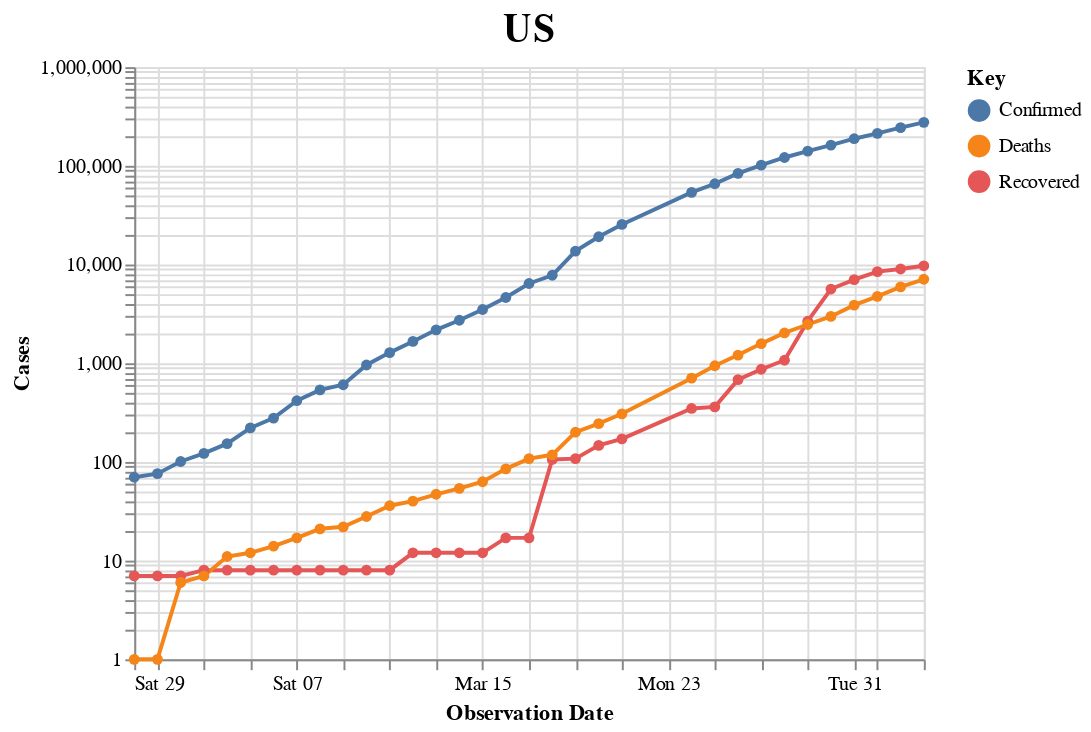

Notebook source saved alongside this figure:
### Code cell
#Logarithmic line graph

americalog = alt.Chart(data=country_data, width=400, height=300).transform_fold(
        ['Confirmed', 'Recovered', 'Deaths'],
        as_=['Key','Cases']
    ).transform_filter(
        (alt.datum['Recovered'] > 0) & alt.datum['Deaths'] > 0
    ).mark_line(point=True).encode(
        alt.X('ObservationDate', type='temporal', title="Observation Date"),
        alt.Y('Cases:Q', type='quantitative', title='Cases', scale=alt.Scale(type='log', base=10)),
        color='Key:N',
        tooltip=['ObservationDate:T','Key:N','Cases:Q']
    ).properties(
        title="US"
    )

americalog.save('americalog.html')

americalog

### Figure 1 — Vega-Lite specification as saved in the notebook (floating-point values rounded to 4 significant figures)
{"config": {"title": {"font": "Calibri", "fontSize": 20}, "axis": {"labelFont": "Calibri", "titleFont": "Calibri", "fontSize": 16}, "header": {"labelFont": "Calibri", "titleFont": "Calibri", "fontSize": 16}, "legend": {"labelFont": "Calibri", "titleFont": "Calibri", "fontSize": 16}}, "data": {"name": "data-2c47b7e3411fc23a4251edca920655b6"}, "mark": {"type": "line", "point": true}, "encoding": {"color": {"type": "nominal", "field": "Key"}, "tooltip": [{"type": "temporal", "field": "ObservationDate"}, {"type": "nominal", "field": "Key"}, {"type": "quantitative", "field": "Cases"}], "x": {"type": "temporal", "field": "ObservationDate", "title": "Observation Date"}, "y": {"type": "quantitative", "field": "Cases", "scale": {"base": 10, "type": "log"}, "title": "Cases"}}, "height": 300, "title": "US", "transform": [{"fold": ["Confirmed", "Recovered", "Deaths"], "as": ["Key", "Cases"]}, {"filter": "(((datum['Recovered'] > 0) && datum['Deaths']) > 0)"}], "width": 400, "$schema": "https://vega.github.io/schema/vega-lite/v4.0.2.json", "datasets": {"data-2c47b7e3411fc23a4251edca920655b6": [{"ObservationDate": "01/22/2020", "Confirmed": 1.0, "Deaths": 0.0, "Recovered": 0.0, "Confirmed_diff": null, "Deaths_diff": null, "Recovered_diff": null}, {"ObservationDate": "01/23/2020", "Confirmed": 1.0, "Deaths": 0.0, "Recovered": 0.0, "Confirmed_diff": 0.0, "Deaths_diff": 0.0, "Recovered_diff": 0.0}, {"ObservationDate": "01/24/2020", "Confirmed": 2.0, "Deaths": 0.0, "Recovered": 0.0, "Confirmed_diff": 1.0, "Deaths_diff": 0.0, "Recovered_diff": 0.0}, {"ObservationDate": "01/25/2020", "Confirmed": 2.0, "Deaths": 0.0, "Recovered": 0.0, "Confirmed_diff": 0.0, "Deaths_diff": 0.0, "Recovered_diff": 0.0}, {"ObservationDate": "01/26/2020", "Confirmed": 5.0, "Deaths": 0.0, "Recovered": 0.0, "Confirmed_diff": 3.0, "Deaths_diff": 0.0, "Recovered_diff": 0.0}, {"ObservationDate": "01/27/2020", "Confirmed": 5.0, "Deaths": 0.0, "Recovered": 0.0, "Confirmed_diff": 0.0, "Deaths_diff": 0.0, "Recovered_diff": 0.0}, {"ObservationDate": "01/28/2020", "Confirmed": 5.0, "Deaths": 0.0, "Recovered": 0.0, "Confirmed_diff": 0.0, "Deaths_diff": 0.0, "Recovered_diff": 0.0}, {"ObservationDate": "01/29/2020", "Confirmed": 5.0, "Deaths": 0.0, "Recovered": 0.0, "Confirmed_diff": 0.0, "Deaths_diff": 0.0, "Recovered_diff": 0.0}, {"ObservationDate": "01/30/2020", "Confirmed": 5.0, "Deaths": 0.0, "Recovered": 0.0, "Confirmed_diff": 0.0, "Deaths_diff": 0.0, "Recovered_diff": 0.0}, {"ObservationDate": "01/31/2020", "Confirmed": 6.0, "Deaths": 0.0, "Recovered": 0.0, "Confirmed_diff": 1.0, "Deaths_diff": 0.0, "Recovered_diff": 0.0}, {"ObservationDate": "02/01/2020", "Confirmed": 8.0, "Deaths": 0.0, "Recovered": 0.0, "Confirmed_diff": 2.0, "Deaths_diff": 0.0, "Recovered_diff": 0.0}, {"ObservationDate": "02/02/2020", "Confirmed": 8.0, "Deaths": 0.0, "Recovered": 0.0, "Confirmed_diff": 0.0, "Deaths_diff": 0.0, "Recovered_diff": 0.0}, {"ObservationDate": "02/03/2020", "Confirmed": 11.0, "Deaths": 0.0, "Recovered": 0.0, "Confirmed_diff": 3.0, "Deaths_diff": 0.0, "Recovered_diff": 0.0}, {"ObservationDate": "02/04/2020", "Confirmed": 11.0, "Deaths": 0.0, "Recovered": 0.0, "Confirmed_diff": 0.0, "Deaths_diff": 0.0, "Recovered_diff": 0.0}, {"ObservationDate": "02/05/2020", "Confirmed": 12.0, "Deaths": 0.0, "Recovered": 0.0, "Confirmed_diff": 1.0, "Deaths_diff": 0.0, "Recovered_diff": 0.0}, {"ObservationDate": "02/06/2020", "Confirmed": 12.0, "Deaths": 0.0, "Recovered": 0.0, "Confirmed_diff": 0.0, "Deaths_diff": 0.0, "Recovered_diff": 0.0}, {"ObservationDate": "02/07/2020", "Confirmed": 12.0, "Deaths": 0.0, "Recovered": 0.0, "Confirmed_diff": 0.0, "Deaths_diff": 0.0, "Recovered_diff": 0.0}, {"ObservationDate": "02/08/2020", "Confirmed": 12.0, "Deaths": 0.0, "Recovered": 0.0, "Confirmed_diff": 0.0, "Deaths_diff": 0.0, "Recovered_diff": 0.0}, {"ObservationDate": "02/09/2020", "Confirmed": 12.0, "Deaths": 0.0, "Recovered": 3.0, "Confirmed_diff": 0.0, "Deaths_diff": 0.0, "Recovered_diff": 3.0}, {"ObservationDate": "02/10/2020", "Confirmed": 12.0, "Deaths": 0.0, "Recovered": 3.0, "Confirmed_diff": 0.0, "Deaths_diff": 0.0, "Recovered_diff": 0.0}, {"ObservationDate": "02/11/2020", "Confirmed": 13.0, "Deaths": 0.0, "Recovered": 3.0, "Confirmed_diff": 1.0, "Deaths_diff": 0.0, "Recovered_diff": 0.0}, {"ObservationDate": "02/12/2020", "Confirmed": 13.0, "Deaths": 0.0, "Recovered": 3.0, "Confirmed_diff": 0.0, "Deaths_diff": 0.0, "Recovered_diff": 0.0}, {"ObservationDate": "02/13/2020", "Confirmed": 15.0, "Deaths": 0.0, "Recovered": 3.0, "Confirmed_diff": 2.0, "Deaths_diff": 0.0, "Recovered_diff": 0.0}, {"ObservationDate": "02/14/2020", "Confirmed": 15.0, "Deaths": 0.0, "Recovered": 3.0, "Confirmed_diff": 0.0, "Deaths_diff": 0.0, "Recovered_diff": 0.0}, {"ObservationDate": "02/15/2020", "Confirmed": 15.0, "Deaths": 0.0, "Recovered": 3.0, "Confirmed_diff": 0.0, "Deaths_diff": 0.0, "Recovered_diff": 0.0}, {"ObservationDate": "02/16/2020", "Confirmed": 15.0, "Deaths": 0.0, "Recovered": 3.0, "Confirmed_diff": 0.0, "Deaths_diff": 0.0, "Recovered_diff": 0.0}, {"ObservationDate": "02/17/2020", "Confirmed": 15.0, "Deaths": 0.0, "Recovered": 3.0, "Confirmed_diff": 0.0, "Deaths_diff": 0.0, "Recovered_diff": 0.0}, {"ObservationDate": "02/18/2020", "Confirmed": 15.0, "Deaths": 0.0, "Recovered": 3.0, "Confirmed_diff": 0.0, "Deaths_diff": 0.0, "Recovered_diff": 0.0}, {"ObservationDate": "02/19/2020", "Confirmed": 15.0, "Deaths": 0.0, "Recovered": 3.0, "Confirmed_diff": 0.0, "Deaths_diff": 0.0, "Recovered_diff": 0.0}, {"ObservationDate": "02/20/2020", "Confirmed": 15.0, "Deaths": 0.0, "Recovered": 3.0, "Confirmed_diff": 0.0, "Deaths_diff": 0.0, "Recovered_diff": 0.0}, {"ObservationDate": "02/21/2020", "Confirmed": 35.0, "Deaths": 0.0, "Recovered": 5.0, "Confirmed_diff": 20.0, "Deaths_diff": 0.0, "Recovered_diff": 2.0}, {"ObservationDate": "02/22/2020", "Confirmed": 35.0, "Deaths": 0.0, "Recovered": 5.0, "Confirmed_diff": 0.0, "Deaths_diff": 0.0, "Recovered_diff": 0.0}, {"ObservationDate": "02/23/2020", "Confirmed": 35.0, "Deaths": 0.0, "Recovered": 5.0, "Confirmed_diff": 0.0, "Deaths_diff": 0.0, "Recovered_diff": 0.0}, {"ObservationDate": "02/24/2020", "Confirmed": 53.0, "Deaths": 0.0, "Recovered": 5.0, "Confirmed_diff": 18.0, "Deaths_diff": 0.0, "Recovered_diff": 0.0}, {"ObservationDate": "02/25/2020", "Confirmed": 53.0, "Deaths": 0.0, "Recovered": 6.0, "Confirmed_diff": 0.0, "Deaths_diff": 0.0, "Recovered_diff": 1.0}, {"ObservationDate": "02/26/2020", "Confirmed": 59.0, "Deaths": 0.0, "Recovered": 6.0, "Confirmed_diff": 6.0, "Deaths_diff": 0.0, "Recovered_diff": 0.0}, {"ObservationDate": "02/27/2020", "Confirmed": 60.0, "Deaths": 0.0, "Recovered": 6.0, "Confirmed_diff": 1.0, "Deaths_diff": 0.0, "Recovered_diff": 0.0}, {"ObservationDate": "02/28/2020", "Confirmed": 62.0, "Deaths": 0.0, "Recovered": 7.0, "Confirmed_diff": 2.0, "Deaths_diff": 0.0, "Recovered_diff": 1.0}, {"ObservationDate": "02/29/2020", "Confirmed": 70.0, "Deaths": 1.0, "Recovered": 7.0, "Confirmed_diff": 8.0, "Deaths_diff": 1.0, "Recovered_diff": 0.0}, {"ObservationDate": "03/01/2020", "Confirmed": 76.0, "Deaths": 1.0, "Recovered": 7.0, "Confirmed_diff": 6.0, "Deaths_diff": 0.0, "Recovered_diff": 0.0}, {"ObservationDate": "03/02/2020", "Confirmed": 101.0, "Deaths": 6.0, "Recovered": 7.0, "Confirmed_diff": 25.0, "Deaths_diff": 5.0, "Recovered_diff": 0.0}, {"ObservationDate": "03/03/2020", "Confirmed": 122.0, "Deaths": 7.0, "Recovered": 8.0, "Confirmed_diff": 21.0, "Deaths_diff": 1.0, "Recovered_diff": 1.0}, {"ObservationDate": "03/04/2020", "Confirmed": 153.0, "Deaths": 11.0, "Recovered": 8.0, "Confirmed_diff": 31.0, "Deaths_diff": 4.0, "Recovered_diff": 0.0}, {"ObservationDate": "03/05/2020", "Confirmed": 221.0, "Deaths": 12.0, "Recovered": 8.0, "Confirmed_diff": 68.0, "Deaths_diff": 1.0, "Recovered_diff": 0.0}, {"ObservationDate": "03/06/2020", "Confirmed": 278.0, "Deaths": 14.0, "Recovered": 8.0, "Confirmed_diff": 57.0, "Deaths_diff": 2.0, "Recovered_diff": 0.0}, {"ObservationDate": "03/07/2020", "Confirmed": 417.0, "Deaths": 17.0, "Recovered": 8.0, "Confirmed_diff": 139.0, "Deaths_diff": 3.0, "Recovered_diff": 0.0}, {"ObservationDate": "03/08/2020", "Confirmed": 537.0, "Deaths": 21.0, "Recovered": 8.0, "Confirmed_diff": 120.0, "Deaths_diff": 4.0, "Recovered_diff": 0.0}, {"ObservationDate": "03/09/2020", "Confirmed": 605.0, "Deaths": 22.0, "Recovered": 8.0, "Confirmed_diff": 68.0, "Deaths_diff": 1.0, "Recovered_diff": 0.0}, {"ObservationDate": "03/10/2020", "Confirmed": 959.0, "Deaths": 28.0, "Recovered": 8.0, "Confirmed_diff": 354.0, "Deaths_diff": 6.0, "Recovered_diff": 0.0}, {"ObservationDate": "03/11/2020", "Confirmed": 1281.0, "Deaths": 36.0, "Recovered": 8.0, "Confirmed_diff": 322.0, "Deaths_diff": 8.0, "Recovered_diff": 0.0}, {"ObservationDate": "03/12/2020", "Confirmed": 1663.0, "Deaths": 40.0, "Recovered": 12.0, "Confirmed_diff": 382.0, "Deaths_diff": 4.0, "Recovered_diff": 4.0}, {"ObservationDate": "03/13/2020", "Confirmed": 2179.0, "Deaths": 47.0, "Recovered": 12.0, "Confirmed_diff": 516.0, "Deaths_diff": 7.0, "Recovered_diff": 0.0}, {"ObservationDate": "03/14/2020", "Confirmed": 2726.0, "Deaths": 54.0, "Recovered": 12.0, "Confirmed_diff": 547.0, "Deaths_diff": 7.0, "Recovered_diff": 0.0}, {"ObservationDate": "03/15/2020", "Confirmed": 3499.0, "Deaths": 63.0, "Recovered": 12.0, "Confirmed_diff": 773.0, "Deaths_diff": 9.0, "Recovered_diff": 0.0}, {"ObservationDate": "03/16/2020", "Confirmed": 4632.0, "Deaths": 85.0, "Recovered": 17.0, "Confirmed_diff": 1133.0, "Deaths_diff": 22.0, "Recovered_diff": 5.0}, {"ObservationDate": "03/17/2020", "Confirmed": 6421.0, "Deaths": 108.0, "Recovered": 17.0, "Confirmed_diff": 1789.0, "Deaths_diff": 23.0, "Recovered_diff": 0.0}, {"ObservationDate": "03/18/2020", "Confirmed": 7786.0, "Deaths": 118.0, "Recovered": 106.0, "Confirmed_diff": 1365.0, "Deaths_diff": 10.0, "Recovered_diff": 89.0}, {"ObservationDate": "03/19/2020", "Confirmed": 13680.0, "Deaths": 200.0, "Recovered": 108.0, "Confirmed_diff": 5894.0, "Deaths_diff": 82.0, "Recovered_diff": 2.0}, {"ObservationDate": "03/20/2020", "Confirmed": 19100.0, "Deaths": 244.0, "Recovered": 147.0, "Confirmed_diff": 5421.0, "Deaths_diff": 44.0, "Recovered_diff": 39.0}, {"ObservationDate": "03/21/2020", "Confirmed": 25490.0, "Deaths": 307.0, "Recovered": 171.0, "Confirmed_diff": 6392.0, "Deaths_diff": 63.0, "Recovered_diff": 24.0}, {"ObservationDate": "03/22/2020", "Confirmed": 33750.0, "Deaths": 427.0, "Recovered": 0.0, "Confirmed_diff": 8253.0, "Deaths_diff": 120.0, "Recovered_diff": -171.0}, {"ObservationDate": "03/23/2020", "Confirmed": 43670.0, "Deaths": 552.0, "Recovered": 0.0, "Confirmed_diff": 9921.0, "Deaths_diff": 125.0, "Recovered_diff": 0.0}, {"ObservationDate": "03/24/2020", "Confirmed": 53740.0, "Deaths": 706.0, "Recovered": 348.0, "Confirmed_diff": 10070.0, "Deaths_diff": 154.0, "Recovered_diff": 348.0}, {"ObservationDate": "03/25/2020", "Confirmed": 65780.0, "Deaths": 942.0, "Recovered": 361.0, "Confirmed_diff": 12040.0, "Deaths_diff": 236.0, "Recovered_diff": 13.0}, {"ObservationDate": "03/26/2020", "Confirmed": 83840.0, "Deaths": 1209.0, "Recovered": 681.0, "Confirmed_diff": 18060.0, "Deaths_diff": 267.0, "Recovered_diff": 320.0}, {"ObservationDate": "03/27/2020", "Confirmed": 101700.0, "Deaths": 1581.0, "Recovered": 869.0, "Confirmed_diff": 17820.0, "Deaths_diff": 372.0, "Recovered_diff": 188.0}, {"ObservationDate": "03/28/2020", "Confirmed": 121500.0, "Deaths": 2026.0, "Recovered": 1072.0, "Confirmed_diff": 19820.0, "Deaths_diff": 445.0, "Recovered_diff": 203.0}, {"ObservationDate": "03/29/2020", "Confirmed": 140900.0, "Deaths": 2467.0, "Recovered": 2665.0, "Confirmed_diff": 19410.0, "Deaths_diff": 441.0, "Recovered_diff": 1593.0}, {"ObservationDate": "03/30/2020", "Confirmed": 161800.0, "Deaths": 2978.0, "Recovered": 5644.0, "Confirmed_diff": 20920.0, "Deaths_diff": 511.0, "Recovered_diff": 2979.0}, {"ObservationDate": "03/31/2020", "Confirmed": 188200.0, "Deaths": 3873.0, "Recovered": 7024.0, "Confirmed_diff": 26360.0, "Deaths_diff": 895.0, "Recovered_diff": 1380.0}, {"ObservationDate": "04/01/2020", "Confirmed": 213400.0, "Deaths": 4757.0, "Recovered": 8474.0, "Confirmed_diff": 25200.0, "Deaths_diff": 884.0, "Recovered_diff": 1450.0}, {"ObservationDate": "04/02/2020", "Confirmed": 243500.0, "Deaths": 5926.0, "Recovered": 9001.0, "Confirmed_diff": 30080.0, "Deaths_diff": 1169.0, "Recovered_diff": 527.0}, {"ObservationDate": "04/03/2020", "Confirmed": 275600.0, "Deaths": 7087.0, "Recovered": 9707.0, "Confirmed_diff": 32130.0, "Deaths_diff": 1161.0, "Recovered_diff": 706.0}]}}
